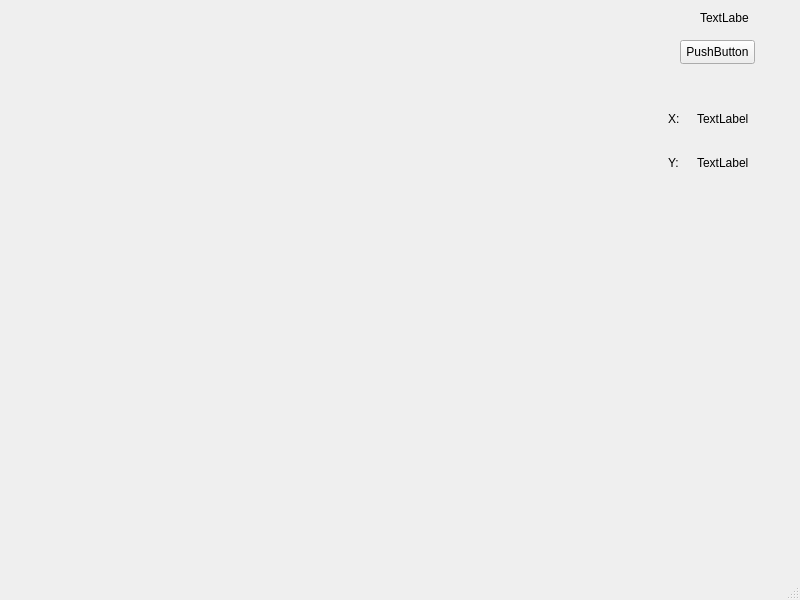
<?xml version="1.0" encoding="UTF-8"?>
<ui version="4.0">
 <class>MainWindow</class>
 <widget class="QMainWindow" name="MainWindow">
  <property name="geometry">
   <rect>
    <x>0</x>
    <y>0</y>
    <width>800</width>
    <height>600</height>
   </rect>
  </property>
  <property name="windowTitle">
   <string>MainWindow</string>
  </property>
  <widget class="QWidget" name="centralwidget">
   <widget class="QPushButton" name="pushButton">
    <property name="geometry">
     <rect>
      <x>680</x>
      <y>40</y>
      <width>75</width>
      <height>24</height>
     </rect>
    </property>
    <property name="text">
     <string>PushButton</string>
    </property>
   </widget>
   <widget class="QLabel" name="lblCount">
    <property name="geometry">
     <rect>
      <x>700</x>
      <y>10</y>
      <width>49</width>
      <height>16</height>
     </rect>
    </property>
    <property name="text">
     <string>TextLabel</string>
    </property>
   </widget>
   <widget class="QWidget" name="">
    <property name="geometry">
     <rect>
      <x>668</x>
      <y>100</y>
      <width>81</width>
      <height>81</height>
     </rect>
    </property>
    <layout class="QVBoxLayout" name="verticalLayout">
     <item>
      <layout class="QHBoxLayout" name="horizontalLayout_2">
       <item>
        <widget class="QLabel" name="label_3">
         <property name="text">
          <string>X:</string>
         </property>
        </widget>
       </item>
       <item>
        <widget class="QLabel" name="lblX">
         <property name="text">
          <string>TextLabel</string>
         </property>
        </widget>
       </item>
      </layout>
     </item>
     <item>
      <layout class="QHBoxLayout" name="horizontalLayout_3">
       <item>
        <widget class="QLabel" name="label_4">
         <property name="text">
          <string>Y:</string>
         </property>
        </widget>
       </item>
       <item>
        <widget class="QLabel" name="lblY">
         <property name="text">
          <string>TextLabel</string>
         </property>
        </widget>
       </item>
      </layout>
     </item>
    </layout>
   </widget>
  </widget>
  <widget class="QMenuBar" name="menubar">
   <property name="geometry">
    <rect>
     <x>0</x>
     <y>0</y>
     <width>800</width>
     <height>22</height>
    </rect>
   </property>
  </widget>
  <widget class="QStatusBar" name="statusbar"/>
 </widget>
 <resources/>
 <connections/>
</ui>
